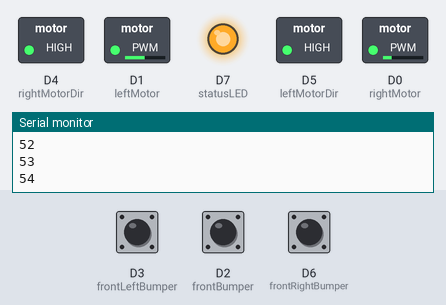
The sketch below on a simulated ESP8266 (NodeMCU). On the bench: switched loads named in the sketch (green lamp = pin HIGH), output pins drawn as LEDs (lit = HIGH), the last lines printed to the serial monitor. Dashed ring = blinking. The test bench sets the inputs (shaded band); at power-on: D3 (frontLeftBumper) HIGH, D6 (frontRightBumper) HIGH, D2 (frontBumper) HIGH. Random numbers use the default seed unless the sketch sets one.

Above: at 2.6 s.
2.7 s: D3 (frontLeftBumper) pulled LOW for 0.85 s
At 4.1 s:
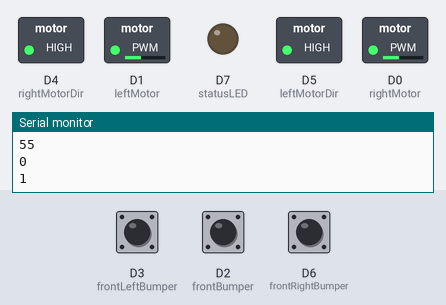
5.2 s: D6 (frontRightBumper) pulled LOW for 0.85 s
At 5.57 s:
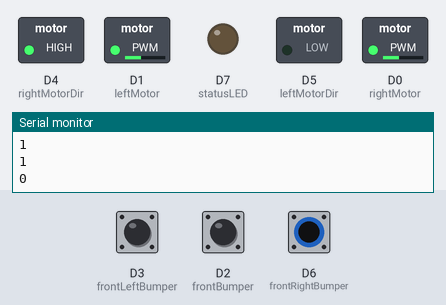
8.7 s: D2 (frontBumper) pulled LOW for 3.2 s
At 13.1 s:
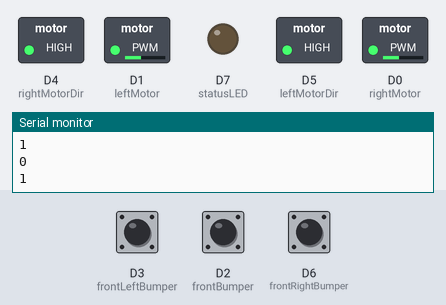
13.4 s: D3 (frontLeftBumper) pulled LOW for 3.2 s
At 16.9 s:
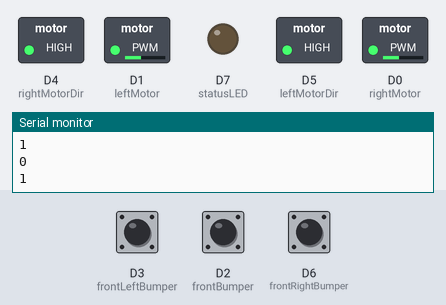
18.1 s: D6 (frontRightBumper) pulled LOW for 3.2 s
At 21.7 s:
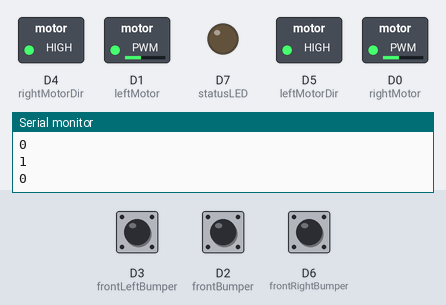
Timing chart, 0 to 23.2 s (numbered marks = the images above; inputs shaded):
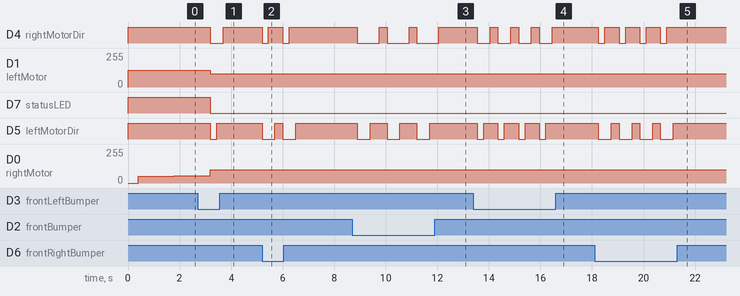

The sketch:

leo.ino
```cpp
typedef void (*functiontype)();

int leftMotor = D1;
int leftMotorDir = D5;
int rightMotor = D0;
int rightMotorDir = D4;

int frontBumper = D2;
int frontRightBumper = D6;
int frontLeftBumper = D3;

int statusLED = D7;

int speed = 100;
int spiralRate = speed / 2;

int FORWARD = 1;
int BACK = 0;
int RIGHT = 0;
int LEFT = 1;

void setup() {
  Serial.begin(9600);

  pinMode(leftMotor, OUTPUT);
  pinMode(leftMotorDir, OUTPUT);
  pinMode(rightMotor, OUTPUT);
  pinMode(rightMotorDir, OUTPUT);

  pinMode(frontBumper, INPUT_PULLUP);
  pinMode(frontRightBumper, INPUT_PULLUP);
  pinMode(frontLeftBumper, INPUT_PULLUP);

  pinMode(statusLED, OUTPUT);

  spiralStart();
}

void checkBumper(int bumper, std::function<void ()> response) {
  int hit = digitalRead(bumper);

  if (hit == 0) {
    response();
  }
}

void stop() {
  analogWrite(rightMotor, 0);
  analogWrite(leftMotor, 0);
}

void spiralStart() {
  stop();

  digitalWrite(rightMotorDir, FORWARD);
  digitalWrite(leftMotorDir, FORWARD);

  analogWrite(leftMotor, speed * 1.25);
}

void go(int dir) {
  spiralRate = 0;
  digitalWrite(statusLED, LOW);
  stop();

  digitalWrite(rightMotorDir, dir);
  digitalWrite(leftMotorDir, dir);

  analogWrite(rightMotor, speed);
  analogWrite(leftMotor, speed);
}

void turn(int dir) {
  stop();

  Serial.println(dir);
  Serial.println(abs(dir - 1));

  digitalWrite(rightMotorDir, dir);
  digitalWrite(leftMotorDir, abs(dir - 1));

  analogWrite(rightMotor, speed);
  analogWrite(leftMotor, speed);
}

void bumpFront() {
  int newDir = random(0, 1);

  go(BACK);
  delay(500);
  turn(newDir);
  delay(350);
  go(FORWARD);
}

void bumpFrontRight() {
  go(BACK);
  delay(250);
  turn(LEFT);
  delay(250);
  go(FORWARD);
}

void bumpFrontLeft() {
  go(BACK);
  delay(250);
  turn(RIGHT);
  delay(250);
  go(FORWARD);
}

void loop() {
  if (spiralRate > 0) {
    digitalWrite(statusLED, HIGH);
    delay(400);
    if (spiralRate < (speed * .90)) {
      spiralRate = spiralRate + 1;

      analogWrite(rightMotor, spiralRate);
    }
    Serial.println(spiralRate);
  }

  checkBumper(frontBumper, bumpFront);
  checkBumper(frontRightBumper, bumpFrontRight);
  checkBumper(frontLeftBumper, bumpFrontLeft);

  delay(300);
}
```

Measured:
- after the input at 2.7 s, D4 (rightMotorDir): HIGH → LOW after 0.50 s, → HIGH 0.50 s later; D1 (leftMotor): 125/255 → 100/255 after 0.50 s; D7 (statusLED): HIGH → LOW after 0.50 s; D5 (leftMotorDir): HIGH → LOW after 0.50 s, → HIGH 0.25 s later
- after the input at 5.2 s, D4 (rightMotorDir): alternates HIGH for 0.55 s and LOW for 0.25 s, 4 changes in all, then stays HIGH, starting at once; D5 (leftMotorDir): alternates HIGH for 0.30 s and LOW for 0.50 s, 4 changes in all, then stays HIGH, starting at once
- after the input at 8.7 s, D4 (rightMotorDir): alternates HIGH for 0.30 s and LOW for 0.85 s, starting after 0.20 s; D5 (leftMotorDir): alternates HIGH for 0.65 s and LOW for 0.50 s, 6 changes in all, then stays HIGH, starting after 0.20 s
- after the input at 13.4 s, D4 (rightMotorDir): alternates HIGH for 0.30 s and LOW for 0.50 s, 8 changes in all, then stays HIGH, starting after 0.15 s; D5 (leftMotorDir): alternates HIGH for 0.55 s and LOW for 0.25 s, 8 changes in all, then stays HIGH, starting after 0.15 s
- after the input at 18.1 s, D4 (rightMotorDir): alternates HIGH for 0.55 s and LOW for 0.25 s, 8 changes in all, then stays HIGH, starting after 0.15 s; D5 (leftMotorDir): alternates HIGH for 0.30 s and LOW for 0.50 s, 8 changes in all, then stays HIGH, starting after 0.15 s
